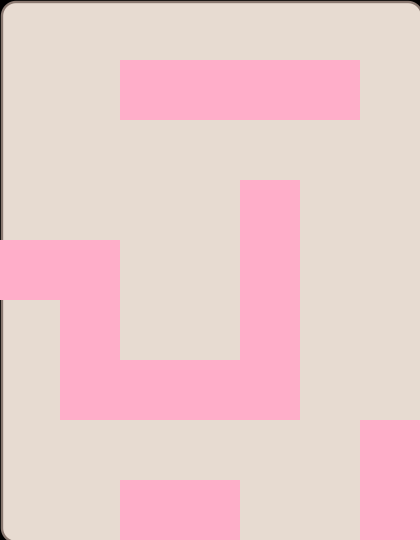

Rendered tile map (Tiled .tmx) drawn with the repository's tilesets; below, a short description and the map source with its tile grids summarised:
An orthogonal 7x9 tile map with 60x60 px tiles, 3 tile layers (background, wall, Items), 3 tilesets and 15 objects (food1, food2, food3, food4, food5, ...).

<map version="1.0" orientation="orthogonal" width="7" height="9" tilewidth="60" tileheight="60">
 <tileset firstgid="1" name="wall" tilewidth="60" tileheight="60">
  <image source="wall.png" width="120" height="120" />
 </tileset>
 <tileset firstgid="5" source="metaset1.tsx" />
 <tileset firstgid="6" name="background1" tilewidth="60" tileheight="60">
  <image source="background1.png" width="424" height="544" />
 </tileset>
 <layer name="background" width="7" height="9">
  <data>[63 cells, 63 non-empty, 63 distinct tile ids]</data>
 </layer>
 <layer name="wall" width="7" height="9">
  <data>[63 cells, 18 non-empty, 3 distinct tile ids]</data>
 </layer>
 <layer name="Items" width="7" height="9">
  <data>[63 cells, 18 non-empty, 1 distinct tile ids]</data>
 </layer>
 <objectgroup name="foods" width="7" height="9">
  <object name="food1" x="185" y="5" width="50" height="50" />
  <object name="food2" x="364" y="64" width="50" height="50" />
  <object name="food3" x="304" y="245" width="50" height="50" />
  <object name="food4" x="363" y="364" width="50" height="50" />
  <object name="food5" x="242" y="486" width="50" height="50" />
  <object name="food6" x="64" y="486" width="50" height="50" />
  <object name="food7" x="126" y="303" width="50" height="50" />
  <object name="food8" x="5" y="184" width="50" height="50" />
 </objectgroup>
 <objectgroup name="obstacle" width="7" height="9">
  <object name="obstaclePoint" x="123" y="184" width="50" height="50" />
 </objectgroup>
 <objectgroup name="object" width="7" height="9">
  <object name="character" x="364" y="6" width="50" height="50" />
 </objectgroup>
 <objectgroup name="endPoint" width="7" height="9">
  <object name="counter" x="4" y="301" width="50" height="50" />
 </objectgroup>
 <objectgroup name="items" width="7" height="9">
  <object name="item1" x="302" y="487" width="50" height="50" />
  <object name="item2" x="182" y="306" width="50" height="50" />
  <object name="item3" x="3" y="485" width="50" height="50" />
  <object name="item4" x="185" y="425" width="50" height="50" />
 </objectgroup>
</map>
